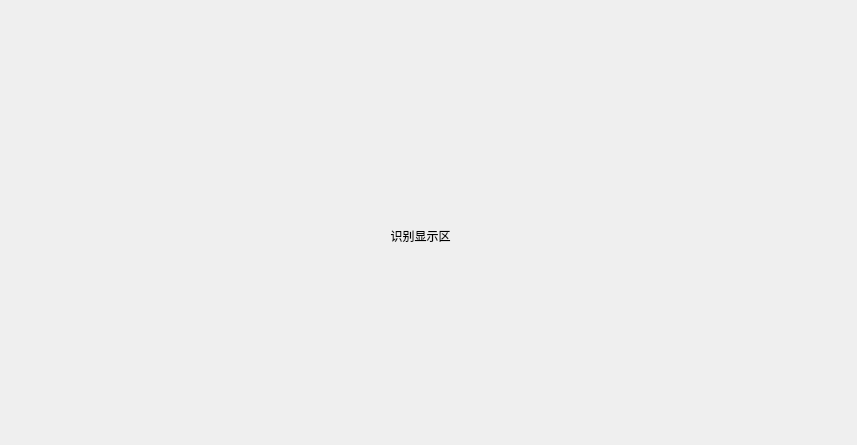
<?xml version="1.0" encoding="UTF-8"?>
<ui version="4.0">
 <class>Camera</class>
 <widget class="QDialog" name="Camera">
  <property name="geometry">
   <rect>
    <x>0</x>
    <y>0</y>
    <width>857</width>
    <height>445</height>
   </rect>
  </property>
  <property name="windowTitle">
   <string>手写数字识别</string>
  </property>
  <widget class="QLabel" name="lbl_video">
   <property name="geometry">
    <rect>
     <x>60</x>
     <y>70</y>
     <width>721</width>
     <height>331</height>
    </rect>
   </property>
   <property name="text">
    <string>识别显示区</string>
   </property>
   <property name="alignment">
    <set>Qt::AlignCenter</set>
   </property>
  </widget>
 </widget>
 <resources/>
 <connections/>
</ui>
